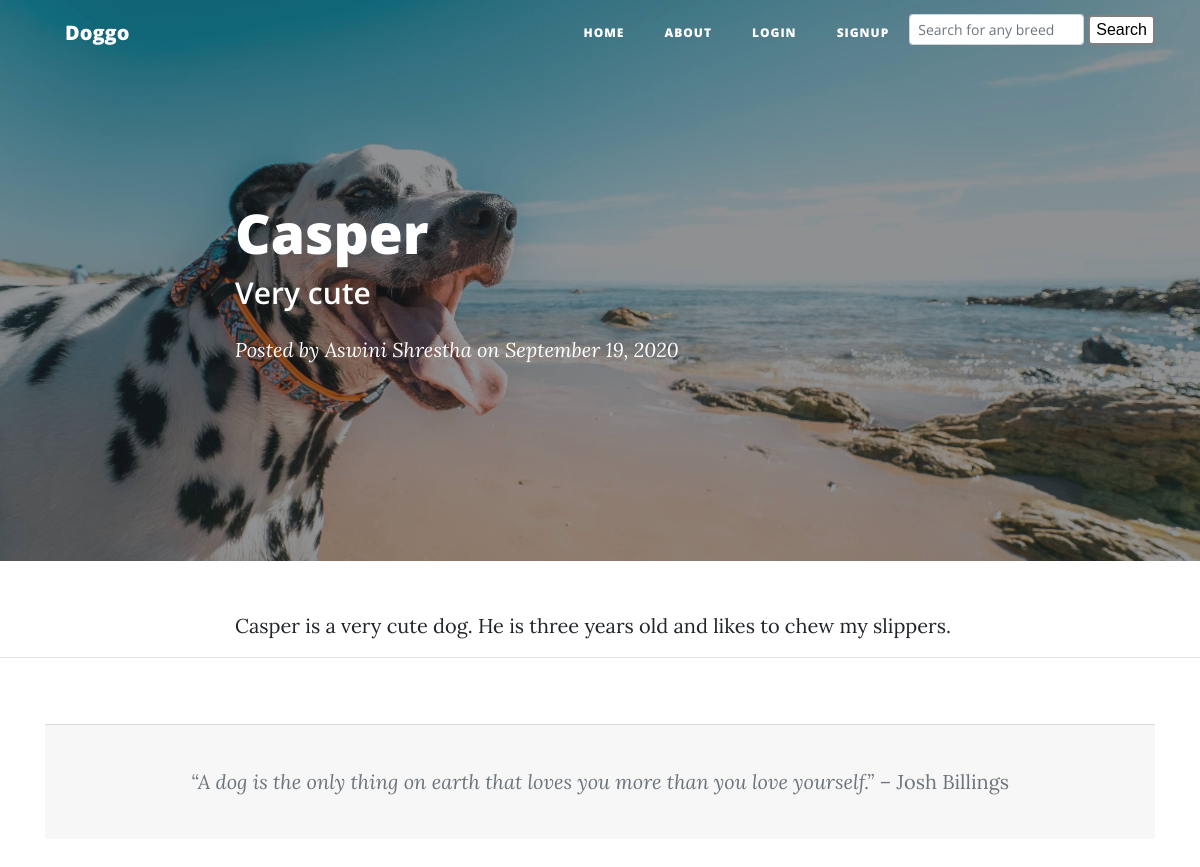
Page /blogs/4 on the committed database.
### blog.py (models this page shows)
class Blogpost(db.Model):
    id = db.Column(db.Integer, primary_key=True)
    title = db.Column(db.String(50), nullable=False)
    subtitle = db.Column(db.String(50), nullable=False)
    author = db.Column(db.String(20), nullable=False)
    date_posted = db.Column(db.DateTime, nullable=False)
    content = db.Column(db.Text, nullable=False)

### blog.py (the view)
@app.route('/blogs/<int:post_id>')
def blogs(post_id):
    post = Blogpost.query.filter_by(id=post_id).one()
    date_posted = post.date_posted.strftime('%B %d, %Y')
    return render_template('blogs.html', post=post, date_posted=date_posted)

### templates/blogs.html
{% extends 'layout.html' %}
{% block body %}
<header class="masthead" style="background-image: url('../static/dog3.jpg')">
  <div class="overlay"></div>
  <div class="container">
    <div class="row">
      <div class="col-lg-8 col-md-10 mx-auto">
        <div class="post-heading">
          <h1>{{ post.title }}</h1>
          <h2 class="subheading">{{ post.subtitle }}</h2>
          <span class="meta">Posted by
            {{ post.author }}
            on {{ date_posted }}</span>
        </div>
      </div>
    </div>
  </div>
</header>
<article>
  <div class="container">
    <div class="row">
      <div class="col-lg-8 col-md-10 mx-auto">
        {{ post.content|safe }}
      </div>
    </div>
  </div>
</article>
<hr>
{% endblock %}

### rows in the picture
Blogpost: title "Casper", subtitle "Very cute", author "Aswini Shrestha", date_posted "September 19, 2020", content "Casper is a very cute dog. He is three years old and likes to chew my slippers."
